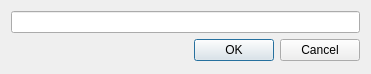
<?xml version="1.0" encoding="UTF-8"?>
<ui version="4.0">
 <class>TextInputDialog</class>
 <widget class="QDialog" name="TextInputDialog">
  <property name="geometry">
   <rect>
    <x>0</x>
    <y>0</y>
    <width>371</width>
    <height>74</height>
   </rect>
  </property>
  <property name="windowTitle">
   <string>Dialog</string>
  </property>
  <layout class="QGridLayout" name="gridLayout">
   <item row="1" column="0">
    <widget class="QDialogButtonBox" name="buttonBox">
     <property name="orientation">
      <enum>Qt::Horizontal</enum>
     </property>
     <property name="standardButtons">
      <set>QDialogButtonBox::Cancel|QDialogButtonBox::Ok</set>
     </property>
    </widget>
   </item>
   <item row="0" column="0">
    <widget class="QLineEdit" name="lineEdit"/>
   </item>
  </layout>
 </widget>
 <resources/>
 <connections>
  <connection>
   <sender>buttonBox</sender>
   <signal>accepted()</signal>
   <receiver>TextInputDialog</receiver>
   <slot>accept()</slot>
   <hints>
    <hint type="sourcelabel">
     <x>248</x>
     <y>254</y>
    </hint>
    <hint type="destinationlabel">
     <x>157</x>
     <y>274</y>
    </hint>
   </hints>
  </connection>
  <connection>
   <sender>buttonBox</sender>
   <signal>rejected()</signal>
   <receiver>TextInputDialog</receiver>
   <slot>reject()</slot>
   <hints>
    <hint type="sourcelabel">
     <x>316</x>
     <y>260</y>
    </hint>
    <hint type="destinationlabel">
     <x>286</x>
     <y>274</y>
    </hint>
   </hints>
  </connection>
 </connections>
</ui>
